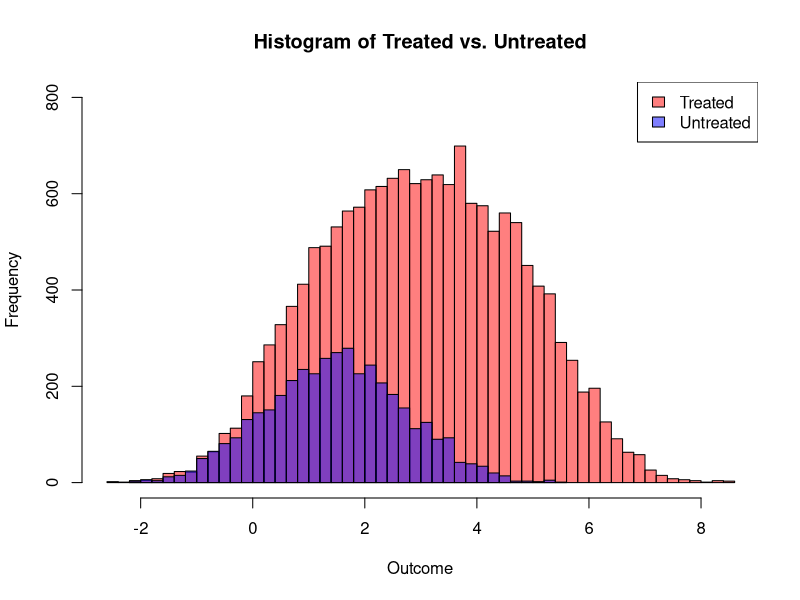

The R script that drew this image:
### Generate data on potential outcomes and pre-treatment covariates:
# Here we build on our work from Tuesday....
rm(list=ls())
library(MASS)
N <- 20000
Xi <- sample(c(1,2,3,4,5), N, replace=TRUE)
m0_Xi <- 0.5 * Xi
m1_Xi <- 1 * Xi
ei <- mvrnorm(n=N, mu=c(0, 0), Sigma=matrix(c(1, 0.75, 0.75, 1), ncol=2))
Yi_0 <- m0_Xi + ei[,1]		
Yi_1 <- m1_Xi + ei[,2]

# Treatment assignment
Ti <- rbinom(N, 1, 0.8)      # Random treatment assignment (50% probability). 

# Potential outcomes
Yi <- Ti * Yi_1 + (1 - Ti) * Yi_0

# Regression analysis
model <- lm(Yi ~ Ti + Xi)
summary(model)

# Histograms
hist(Yi[Ti == 1], breaks=50, col=rgb(1,0,0,0.5), main="Histogram of Treated vs. Untreated",
     xlab="Outcome", xlim=range(c(Yi[Ti == 1], Yi[Ti == 0])), ylim=c(0, 800))
hist(Yi[Ti == 0], breaks=50, col=rgb(0,0,1,0.5), add=TRUE)
legend("topright", legend=c("Treated", "Untreated"), fill=c(rgb(1,0,0,0.5), rgb(0,0,1,0.5)))

# Mess around with the probability of treatment assignment and how standard error changes- what kind of overlap do we see in the histograms?